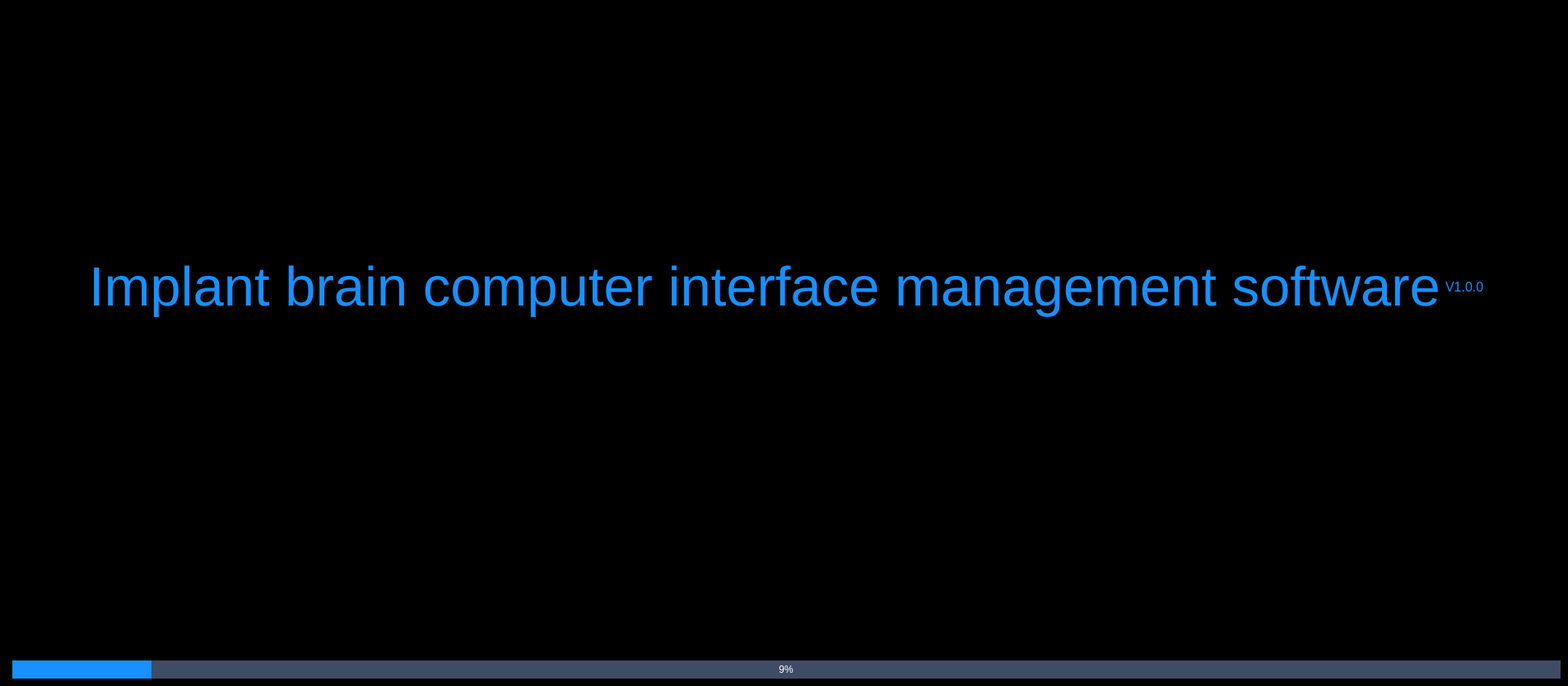
<?xml version="1.0" encoding="UTF-8"?>
<ui version="4.0">
 <class>CLoadingScreen</class>
 <widget class="QWidget" name="CLoadingScreen">
  <property name="geometry">
   <rect>
    <x>0</x>
    <y>0</y>
    <width>1905</width>
    <height>816</height>
   </rect>
  </property>
  <property name="windowTitle">
   <string>CLoadingScreen</string>
  </property>
  <layout class="QVBoxLayout" name="verticalLayout_2">
   <property name="spacing">
    <number>0</number>
   </property>
   <property name="leftMargin">
    <number>0</number>
   </property>
   <property name="topMargin">
    <number>0</number>
   </property>
   <property name="rightMargin">
    <number>0</number>
   </property>
   <property name="bottomMargin">
    <number>0</number>
   </property>
   <item>
    <widget class="QWidget" name="container" native="true">
     <property name="styleSheet">
      <string notr="true">#container {
	background: black;
}</string>
     </property>
     <layout class="QVBoxLayout" name="verticalLayout_3">
      <property name="leftMargin">
       <number>15</number>
      </property>
      <property name="topMargin">
       <number>15</number>
      </property>
      <item>
       <layout class="QHBoxLayout" name="horizontalLayout_2">
        <property name="leftMargin">
         <number>46</number>
        </property>
        <property name="topMargin">
         <number>43</number>
        </property>
        <item>
         <widget class="QLabel" name="label_3">
          <property name="sizePolicy">
           <sizepolicy hsizetype="Fixed" vsizetype="Fixed">
            <horstretch>206</horstretch>
            <verstretch>62</verstretch>
           </sizepolicy>
          </property>
          <property name="minimumSize">
           <size>
            <width>250</width>
            <height>76</height>
           </size>
          </property>
          <property name="maximumSize">
           <size>
            <width>250</width>
            <height>76</height>
           </size>
          </property>
          <property name="styleSheet">
           <string notr="true">background: transparent;
border-image: url(:/Optimus/images/common/Login.png);</string>
          </property>
          <property name="text">
           <string/>
          </property>
         </widget>
        </item>
        <item>
         <spacer name="horizontalSpacer">
          <property name="orientation">
           <enum>Qt::Horizontal</enum>
          </property>
          <property name="sizeHint" stdset="0">
           <size>
            <width>40</width>
            <height>20</height>
           </size>
          </property>
         </spacer>
        </item>
       </layout>
      </item>
      <item>
       <spacer name="verticalSpacer_9">
        <property name="orientation">
         <enum>Qt::Vertical</enum>
        </property>
        <property name="sizeType">
         <enum>QSizePolicy::Fixed</enum>
        </property>
        <property name="sizeHint" stdset="0">
         <size>
          <width>20</width>
          <height>150</height>
         </size>
        </property>
       </spacer>
      </item>
      <item>
       <spacer name="horizontalSpacer_4">
        <property name="orientation">
         <enum>Qt::Horizontal</enum>
        </property>
        <property name="sizeHint" stdset="0">
         <size>
          <width>1878</width>
          <height>20</height>
         </size>
        </property>
       </spacer>
      </item>
      <item>
       <layout class="QVBoxLayout" name="verticalLayout">
        <item>
         <layout class="QHBoxLayout" name="horizontalLayout">
          <item>
           <spacer name="horizontalSpacer_3">
            <property name="orientation">
             <enum>Qt::Horizontal</enum>
            </property>
            <property name="sizeHint" stdset="0">
             <size>
              <width>1884</width>
              <height>20</height>
             </size>
            </property>
           </spacer>
          </item>
          <item>
           <widget class="QLabel" name="label">
            <property name="sizePolicy">
             <sizepolicy hsizetype="Expanding" vsizetype="Preferred">
              <horstretch>0</horstretch>
              <verstretch>0</verstretch>
             </sizepolicy>
            </property>
            <property name="font">
             <font>
              <family>Microsoft YaHei UI</family>
              <pointsize>50</pointsize>
             </font>
            </property>
            <property name="styleSheet">
             <string notr="true">color: #1890FF;
background: transparent;</string>
            </property>
            <property name="text">
             <string>Implant brain computer interface management software</string>
            </property>
            <property name="alignment">
             <set>Qt::AlignLeading|Qt::AlignLeft|Qt::AlignVCenter</set>
            </property>
           </widget>
          </item>
          <item>
           <widget class="QLabel" name="versionLabel">
            <property name="font">
             <font>
              <family>Microsoft YaHei UI</family>
              <pointsize>12</pointsize>
             </font>
            </property>
            <property name="styleSheet">
             <string notr="true">color: #1890FF;
background: transparent;</string>
            </property>
            <property name="text">
             <string>V1.0.0</string>
            </property>
           </widget>
          </item>
          <item>
           <spacer name="horizontalSpacer_2">
            <property name="orientation">
             <enum>Qt::Horizontal</enum>
            </property>
            <property name="sizeHint" stdset="0">
             <size>
              <width>1884</width>
              <height>20</height>
             </size>
            </property>
           </spacer>
          </item>
         </layout>
        </item>
        <item>
         <layout class="QHBoxLayout" name="horizontalLayout_4">
          <item>
           <spacer name="horizontalSpacer_5">
            <property name="orientation">
             <enum>Qt::Horizontal</enum>
            </property>
            <property name="sizeHint" stdset="0">
             <size>
              <width>40</width>
              <height>20</height>
             </size>
            </property>
           </spacer>
          </item>
          <item>
           <widget class="QLabel" name="giflabel">
            <property name="minimumSize">
             <size>
              <width>616</width>
              <height>404</height>
             </size>
            </property>
            <property name="maximumSize">
             <size>
              <width>616</width>
              <height>404</height>
             </size>
            </property>
            <property name="text">
             <string>TextLabel</string>
            </property>
           </widget>
          </item>
          <item>
           <spacer name="horizontalSpacer_6">
            <property name="orientation">
             <enum>Qt::Horizontal</enum>
            </property>
            <property name="sizeHint" stdset="0">
             <size>
              <width>40</width>
              <height>20</height>
             </size>
            </property>
           </spacer>
          </item>
         </layout>
        </item>
       </layout>
      </item>
      <item>
       <spacer name="verticalSpacer_2">
        <property name="orientation">
         <enum>Qt::Vertical</enum>
        </property>
        <property name="sizeHint" stdset="0">
         <size>
          <width>20</width>
          <height>40</height>
         </size>
        </property>
       </spacer>
      </item>
      <item>
       <spacer name="verticalSpacer_8">
        <property name="orientation">
         <enum>Qt::Vertical</enum>
        </property>
        <property name="sizeType">
         <enum>QSizePolicy::Expanding</enum>
        </property>
        <property name="sizeHint" stdset="0">
         <size>
          <width>1880</width>
          <height>13</height>
         </size>
        </property>
       </spacer>
      </item>
      <item>
       <layout class="QHBoxLayout" name="horizontalLayout_10">
        <property name="spacing">
         <number>0</number>
        </property>
        <item>
         <widget class="QProgressBar" name="progressBar">
          <property name="sizePolicy">
           <sizepolicy hsizetype="Expanding" vsizetype="Fixed">
            <horstretch>0</horstretch>
            <verstretch>0</verstretch>
           </sizepolicy>
          </property>
          <property name="styleSheet">
           <string notr="true">QProgressBar {
                                   border: none;
                                   background-color:rgba(153,178,244,0.42); 
                                   color: white;
                                    
                                   }

                                   QProgressBar::chunk {
                                   background-color: #1890FF; 
                                   color:white;
                                   }
                                   QProgressBar::sub-page {
                                   background-color: #99B2F4; 

                                   }</string>
          </property>
          <property name="value">
           <number>9</number>
          </property>
          <property name="alignment">
           <set>Qt::AlignCenter</set>
          </property>
          <property name="invertedAppearance">
           <bool>false</bool>
          </property>
         </widget>
        </item>
       </layout>
      </item>
     </layout>
    </widget>
   </item>
  </layout>
 </widget>
 <resources/>
 <connections/>
</ui>
